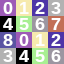

Below is a game level as drawn by its tile map, then a one-line description and the .tmx file that defines it, in full:
An orthogonal 4x4 tile map with 16x16 px tiles, 1 tile layer (Kachelebene 1).

<map version="1.4" tiledversion="1.4.3" orientation="orthogonal" renderorder="right-down" width="4" height="4" tilewidth="16" tileheight="16" infinite="0" nextlayerid="2" nextobjectid="1">
 <tileset firstgid="1" source="image3x3-missing-tiles.tsx" />
 <layer id="1" name="Kachelebene 1" width="4" height="4">
  <data encoding="csv">
1,2,3,4,
5,6,7,8,
9,1,2,3,
4,5,6,7
</data>
 </layer>
</map>
